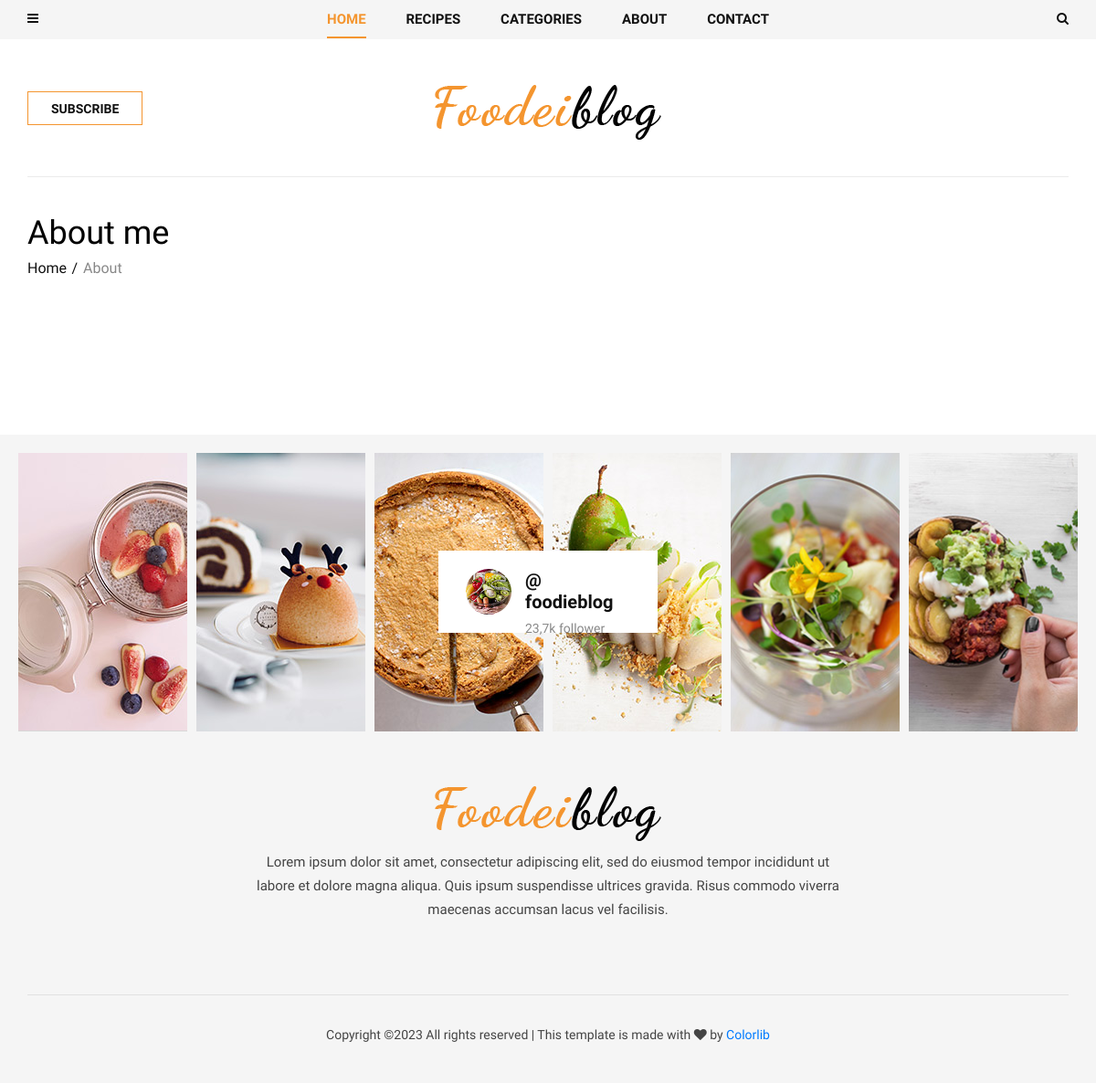
/about/, run on an earlier commit of the app's database.
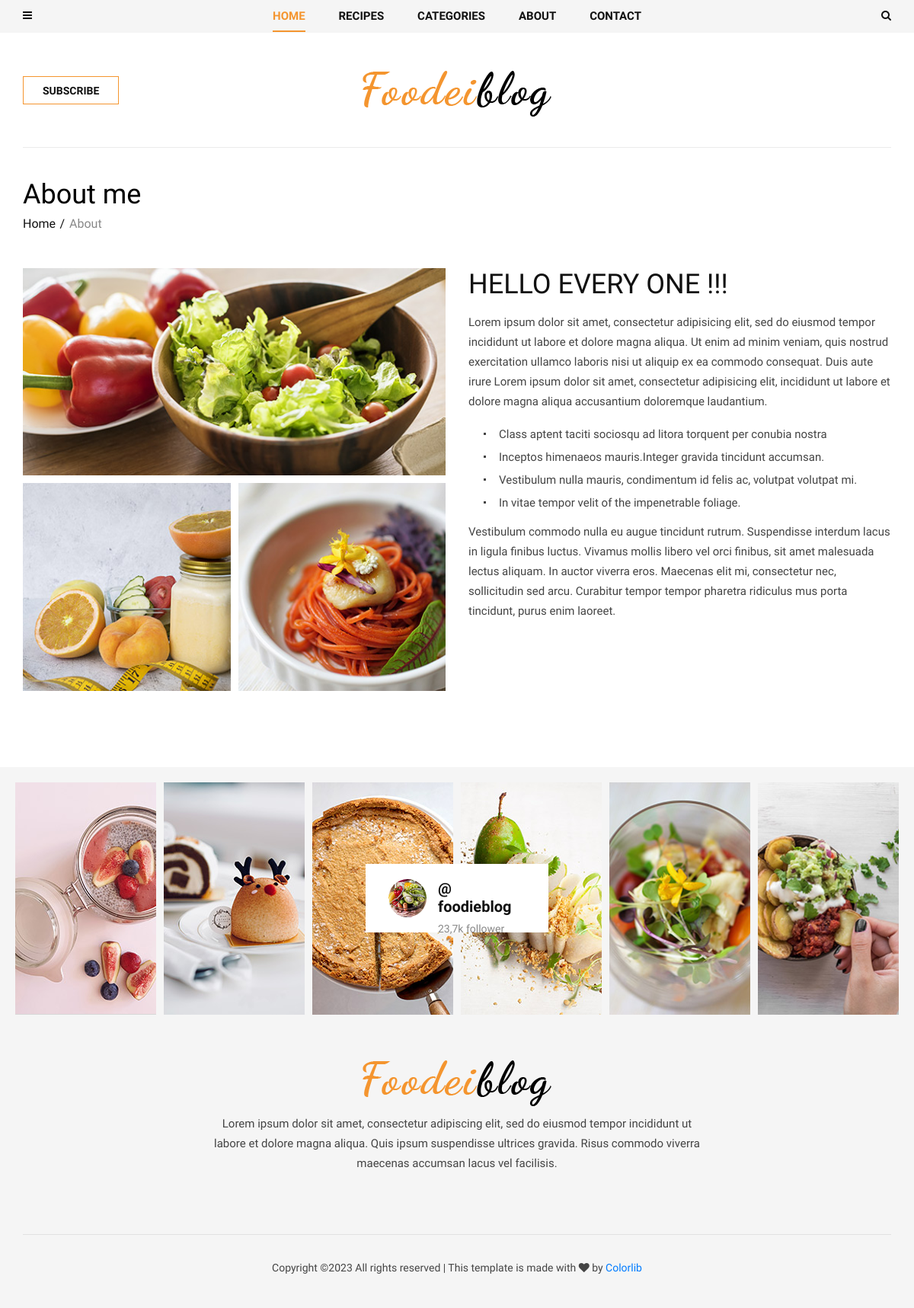
And on a later commit of the database.
### contact/models.py (models this page shows)
class About(models.Model):
    title = models.CharField(max_length=200)
    text = RichTextField()
    mini_text = RichTextField()

class ImageAbout(models.Model):
    image = models.ImageField(upload_to='about/')
    page = models.ForeignKey(About, on_delete=models.CASCADE, related_name='about_images')
    alt = models.CharField(max_length=100, null=True, blank=True)

### contact/views.py (the view)
# urls.py: path('about/', views.AboutView.as_view(), name='about') # страница о нас
class AboutView(View):
    def get(self, request):
        about = About.objects.last() # что бы выводилась одна последняя запись
        context = {
            'about': about,
        }
        return render(request, 'contact/about.html', context)

### blog/models.py (called while the page is built)
    def get_absolute_url(self):
        return reverse('post_single', kwargs={'slug': self.category.slug, 'post_slug': self.slug})

### blog/templatetags/menu_tags.py (called while the page is built)
@register.inclusion_tag('blog/include/tags/top_menu.html')
def get_categories():
    category = Category.objects.all()
    return {'list_category': category}

@register.inclusion_tag('blog/include/tags/recipes_tag.html')
def get_last_posts():
    posts = Post.objects.select_related('category').order_by('-id')[:5]
    return {'list_last_post': posts}

### contact/templatetags/social_tags.py (called while the page is built)
@register.simple_tag()
def get_social_links():
    return Social.objects.all()

@register.simple_tag()
def get_about():
    return About.objects.last()

### templates/contact/about.html (shortened to what this page needs)
{% extends 'base.html' %}
{% load social_tags %}
{% block content %}
<section class="about spad">
    <div class="container">
        <div class="about__text">
            <div class="row">
                <div class="col-lg-12">
                    <div class="breadcrumb__text">
                        <h2>About me</h2>
                        <div class="breadcrumb__option">
                            <a href="#">Home</a>
                            <span>About</span>
                        </div>
                    </div>
                </div>
            </div>
            <div class="row">
                <div class="col-lg-6">
                    <div class="about__pic__item__large">
                        <img src="{{ about.about_images.first.image.url }}" alt="">
                    </div>
                    <div class="about__pic">
                        {% for item in about.about_images.all %}
                        {% if forloop.counter <= 3 and forloop.counter != 1 %}
                        <div class="about__pic__item">
                            {% if item.image %}
                            <img src="{{ item.image.url }}" alt="{{ item.alt }}">
                            {% endif %}
                        </div>
                        {% endif %}
                        {% endfor %}
                    </div>
                </div>
                <div class="col-lg-6">
                    <div class="about__right__text">
                        <h2>{{ about.title }}</h2>
                        {{ about.text|safe }}
                            {% get_social_links as social_link %}
                    </div>
                </div>
            </div>
        </div>
    </div>
</section>
{% endblock content %}

What changed in the data, as far as the page shows it:
added About: about_images.first.image (picture), title "HELLO EVERY ONE !!!", text "Lorem ipsum dolor sit amet, consectetur adipisicing elit, sed do eiusmod tempor incididunt ut labore et dolore magna aliqua. Ut enim ad minim veniam, quis nostrud exercitation ullamco laboris nisi ut aliquip ex ea commodo consequat. Duis aute irure Lorem ipsum dolor sit amet, consectetur adipisicing elit, incididunt ut labore et dolore magna aliqua accusantium doloremque laudantium. Class aptent taciti sociosqu ad litora torquent per conubia nostra Inceptos himenaeos mauris.Integer gravida tincidunt accumsan. Vestibulum nulla mauris, condimentum id felis ac, volutpat volutpat mi. In vitae tempor velit of the impenetrable foliage. Vestibulum commodo nulla eu augue tincidunt rutrum.…"
added ImageAbout: image (picture)
added ImageAbout: image (picture)
